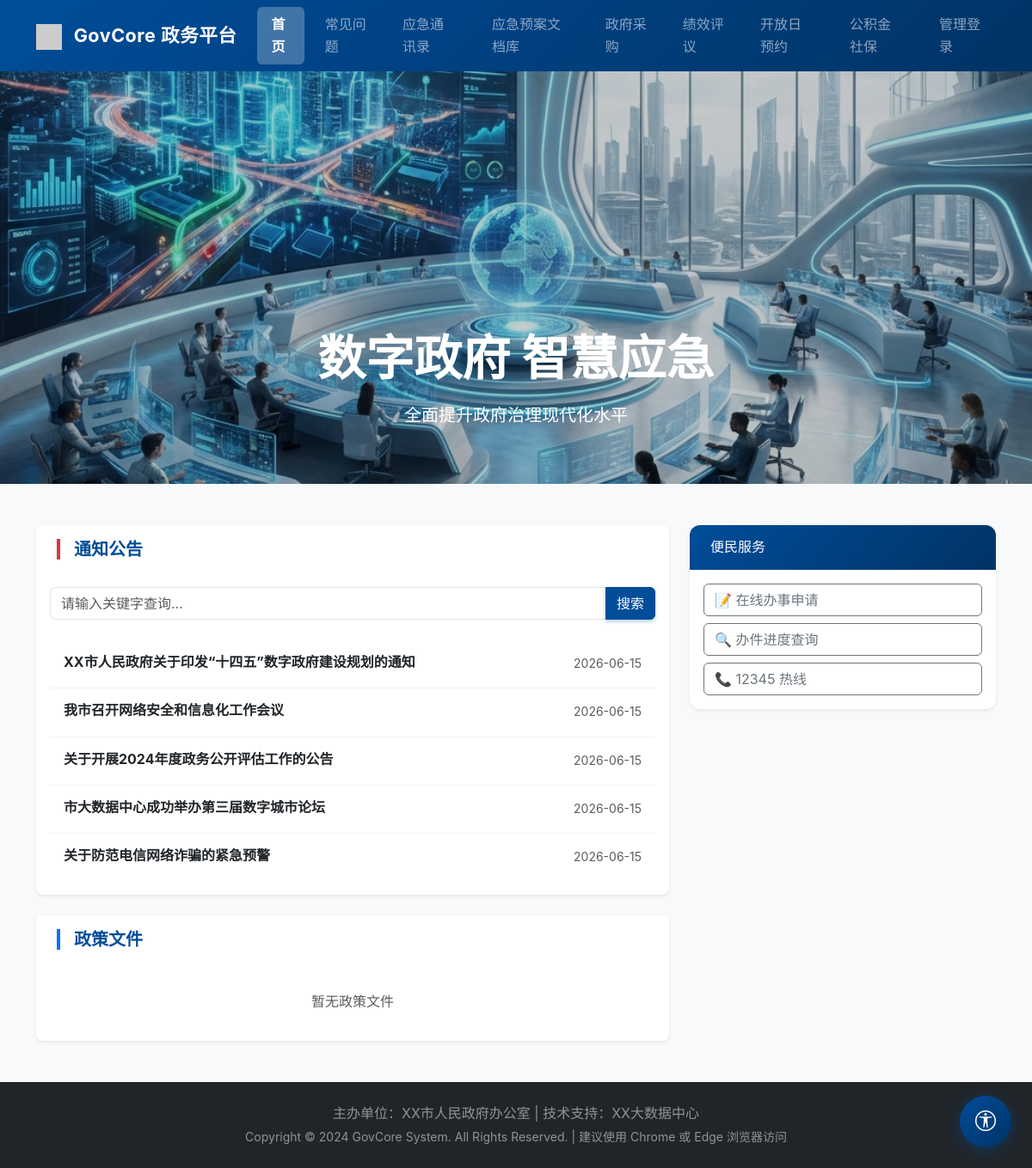
The page / on the database its author committed.
### tables this page shows
CREATE TABLE `news` (
  `id` int(11) NOT NULL AUTO_INCREMENT,
  `title` varchar(255) NOT NULL,
  `content` text NOT NULL,
  `publish_date` datetime DEFAULT CURRENT_TIMESTAMP,
  PRIMARY KEY (`id`)
);

### src/index.php (the view, shortened to what this page needs)
<?php
require_once 'func.php';
$mode = "latest";
if (isset($_GET['keyword'])) {
    $keyword = $_GET['keyword'];
    $sql = "SELECT * FROM news WHERE title LIKE '%$keyword%' ORDER BY publish_date DESC";
    $mode = "search";
    Logger::logAction('Search', "User searched for: $keyword");
} else {
    $sql = "SELECT * FROM news ORDER BY publish_date DESC LIMIT 5";
}
$result = mysqli_query($conn, $sql);
?>
<!DOCTYPE html>
<html lang="zh-CN">
<head>
    <link href="https://cdn.jsdelivr.net/npm/bootstrap@5.3.0/dist/css/bootstrap.min.css" rel="stylesheet">
    <link href="https://cdn.jsdelivr.net/npm/bootstrap@5.3.0/dist/css/bootstrap.min.css" rel="stylesheet">
    <link href="https://cdn.jsdelivr.net/npm/sweetalert2@11/dist/sweetalert2.min.css" rel="stylesheet">
    <link rel="stylesheet" href="https://cdn.jsdelivr.net/npm/bootstrap-icons@1.10.0/font/bootstrap-icons.css">
    <link href="assets/css/style.css" rel="stylesheet">
    <link href="assets/css/announcement.css" rel="stylesheet">
    <link href="assets/css/accessibility.css" rel="stylesheet">
</head>
<body class="bg-light">
    <nav class="navbar navbar-expand-lg navbar-dark bg-gov-blue shadow-sm">
        <div class="container">
            <a class="navbar-brand fw-bold" href="index.php">
                <img src="https://via.placeholder.com/30/ffffff/000000?text=G" alt="" class="d-inline-block align-text-top me-2">
                GovCore 政务平台
            </a>
            <div class="collapse navbar-collapse" id="navbarNav">
                <ul class="navbar-nav ms-auto">
                    <li class="nav-item"><a class="nav-link active" href="index.php">首页</a></li>
                    <li class="nav-item"><a class="nav-link" href="faq.php">常见问题</a></li>
                    <li class="nav-item"><a class="nav-link" href="emergency_contact.php">应急通讯录</a></li>
                    <li class="nav-item"><a class="nav-link" href="plans.php">应急预案文档库</a></li>
                    <li class="nav-item"><a class="nav-link" href="purchase.php">政府采购</a></li>
                    <li class="nav-item"><a class="nav-link" href="assessment.php">绩效评议</a></li>
                    <li class="nav-item"><a class="nav-link" href="openday.php">开放日预约</a></li>
                    <li class="nav-item"><a class="nav-link" href="social_insurance.php">公积金社保</a></li>
                    <li class="nav-item"><a class="nav-link" href="admin/login.php">管理登录</a></li>
                </ul>
            </div>
        </div>
    </nav>
    <div id="mainCarousel" class="carousel slide" data-bs-ride="carousel">
        <div class="carousel-inner">
            <div class="carousel-item active">
                <img src="assets/img/banner1.png" class="d-block w-100" alt="数字政府 智慧应急" style="height: 480px; object-fit: cover; filter: brightness(0.8);">
                <div class="carousel-caption d-none d-md-block">
                    <h1 class="display-4 fw-bold mb-3 text-shadow">数字政府 智慧应急</h1>
                    <p class="lead mb-4 text-shadow">全面提升政府治理现代化水平</p>
                </div>
            </div>
        </div>
    </div>
    <div class="container my-5">
        <div class="row">
            <div class="col-md-8">
                <div class="card border-0 shadow-sm rounded-3">
                    <div class="card-header bg-white border-bottom-0 py-3">
                        <h5 class="mb-0 border-start border-4 border-danger ps-3 text-gov-blue fw-bold">
                            <?php echo ($mode == 'search') ? '搜索结果' : '通知公告'; ?>
                        </h5>
                    </div>
                    <div class="card-body">
                        <form action="index.php" method="GET" class="mb-4">
                            <div class="input-group">
                                <input type="text" name="keyword" class="form-control" placeholder="请输入关键字查询..." value="<?php echo isset($_GET['keyword']) ? htmlspecialchars($_GET['keyword']) : ''; ?>">
                                <button class="btn btn-gov-blue" type="submit">搜索</button>
                            </div>
                        </form>
                        <div class="list-group list-group-flush">
                            <?php
                            if ($result) {
                                while ($row = mysqli_fetch_assoc($result)) {
                                    echo '<a href="javascript:void(0);" class="list-group-item list-group-item-action py-3 news-item" data-title="' . htmlspecialchars($row['title']) . '" data-date="' . date('Y-m-d', strtotime($row['publish_date'])) . '">';
                                    echo '<div class="d-flex w-100 justify-content-between">';
                                    echo '<h6 class="mb-1 text-dark fw-bold">' . htmlspecialchars($row['title']) . '</h6>';
                                    echo '<small class="text-muted">' . date('Y-m-d', strtotime($row['publish_date'])) . '</small>';
                                    echo '</div>';
                                    echo '</a>';
                                }
                            } else {
                                echo '<div class="alert alert-danger">系统错误: ' . mysqli_error($conn) . '</div>';
                            }
                            ?>
                        </div>
                    </div>
                </div>
            <div class="card border-0 shadow-sm rounded-3 mt-4">
                    <div class="card-header bg-white border-bottom-0 py-3">
                        <h5 class="mb-0 border-start border-4 border-primary ps-3 text-gov-blue fw-bold">
                            政策文件
                        </h5>
                    </div>
                    <div class="card-body">
                        <div class="list-group list-group-flush">
                            <?php
                            $upload_dir = 'uploads/';
                            if (is_dir($upload_dir)) {
                                $files = scandir($upload_dir);
                                $found_files = false;
                                foreach ($files as $file) {
                                    if ($file !== '.' && $file !== '..' && $file !== '.gitkeep') {
                                        $found_files = true;
                                        echo '<a href="uploads/' . htmlspecialchars($file) . '" class="list-group-item list-group-item-action py-2" target="_blank">';
                                        echo '<div class="d-flex w-100 justify-content-between align-items-center">';
                                        echo '<span class="text-dark"><i class="bi bi-file-earmark-pdf text-danger me-2"></i>' . htmlspecialchars($file) . '</span>';
                                        echo '<small class="text-muted">下载</small>';
                                        echo '</div>';
                                        echo '</a>';
                                    }
                                }
                                if (!$found_files) {
                                    echo '<div class="text-center text-muted py-3">暂无政策文件</div>';
                                }
                            } else {
                                echo '<div class="text-center text-muted py-3">暂无政策文件</div>';
                            }
                            ?>
                        </div>
                    </div>
                </div>
            </div>
            <div class="col-md-4">
                <div class="card border-0 shadow-sm mb-4">
                    <div class="card-header bg-gov-blue text-white py-3">
                        <h6 class="mb-0">便民服务</h6>
                    </div>
                    <div class="card-body">
                        <div class="d-grid gap-2">
                        <div class="d-grid gap-2">
                            <button class="btn btn-outline-secondary text-start feature-btn" type="button">📝 在线办事申请</button>
                            <button class="btn btn-outline-secondary text-start feature-btn" type="button">🔍 办件进度查询</button>
                            <button class="btn btn-outline-secondary text-start feature-btn" type="button">📞 12345 热线</button>
                        </div>
                        </div>
                    </div>
                </div>
            </div>
        </div>
    </div>
    <footer class="bg-dark text-white-50 py-4 mt-5">
        <div class="container text-center">
            <p class="mb-1">主办单位：XX市人民政府办公室 | 技术支持：XX大数据中心</p>
            <p class="mb-0 small">Copyright &copy; 2024 GovCore System. All Rights Reserved. | 建议使用 Chrome 或 Edge 浏览器访问</p>
        </div>
    </footer>
</body>
</html>

### src/assets/css/style.css (style rules this page uses)
:root { --gov-blue-primary: #004d99; --gov-blue-dark: #003366; --gov-blue-light: #e6f0ff; --gov-red: #c92f2f; --gov-text-main: #2c3e50; --gov-text-muted: #6c757d; --gov-bg: #f4f6f9; --card-shadow: 0 4px 20px rgba(0, 0, 0, 0.08); --card-radius: 12px; }
body { font-family: -apple-system, BlinkMacSystemFont, "Segoe UI", Roboto, "Helvetica Neue", Arial, sans-serif; color: var(--gov-text-main); background-color: var(--gov-bg); line-height: 1.6; }
.bg-gov-blue { background: linear-gradient(135deg, var(--gov-blue-primary) 0%, var(--gov-blue-dark) 100%) !important; }
.text-gov-blue { color: var(--gov-blue-primary) !important; }
.btn-gov-blue { background-color: var(--gov-blue-primary); border-color: var(--gov-blue-primary); color: white; box-shadow: 0 2px 4px rgba(0,77,153,0.3); transition: all 0.3s ease; }
.card { border: none; border-radius: var(--card-radius); box-shadow: var(--card-shadow); background: white; transition: transform 0.3s ease, box-shadow 0.3s ease; overflow: hidden; }
.card-header { background-color: white; border-bottom: 1px solid rgba(0,0,0,0.05); padding: 1.25rem 1.5rem; }
.navbar { box-shadow: 0 2px 10px rgba(0,0,0,0.1); backdrop-filter: blur(10px); }
.navbar-brand { font-weight: 700; font-size: 1.35rem; letter-spacing: 0.5px; }
.nav-link { font-weight: 500; margin-left: 0.5rem; padding: 0.5rem 1rem !important; border-radius: 6px; transition: all 0.2s; }
.nav-link.active { background-color: rgba(255,255,255,0.25); font-weight: 600; }
.list-group-item { border-left: none; border-right: none; border-color: rgba(0,0,0,0.05); }
.list-group-item:first-child { border-top: none; }

### rows shown on the page
news: title "XX市人民政府关于印发“十四五”数字政府建设规划的通知", publish_date "2026-06-15"
news: title "我市召开网络安全和信息化工作会议", publish_date "2026-06-15"
news: title "关于开展2024年度政务公开评估工作的公告", publish_date "2026-06-15"
news: title "市大数据中心成功举办第三届数字城市论坛", publish_date "2026-06-15"
news: title "关于防范电信网络诈骗的紧急预警", publish_date "2026-06-15"
